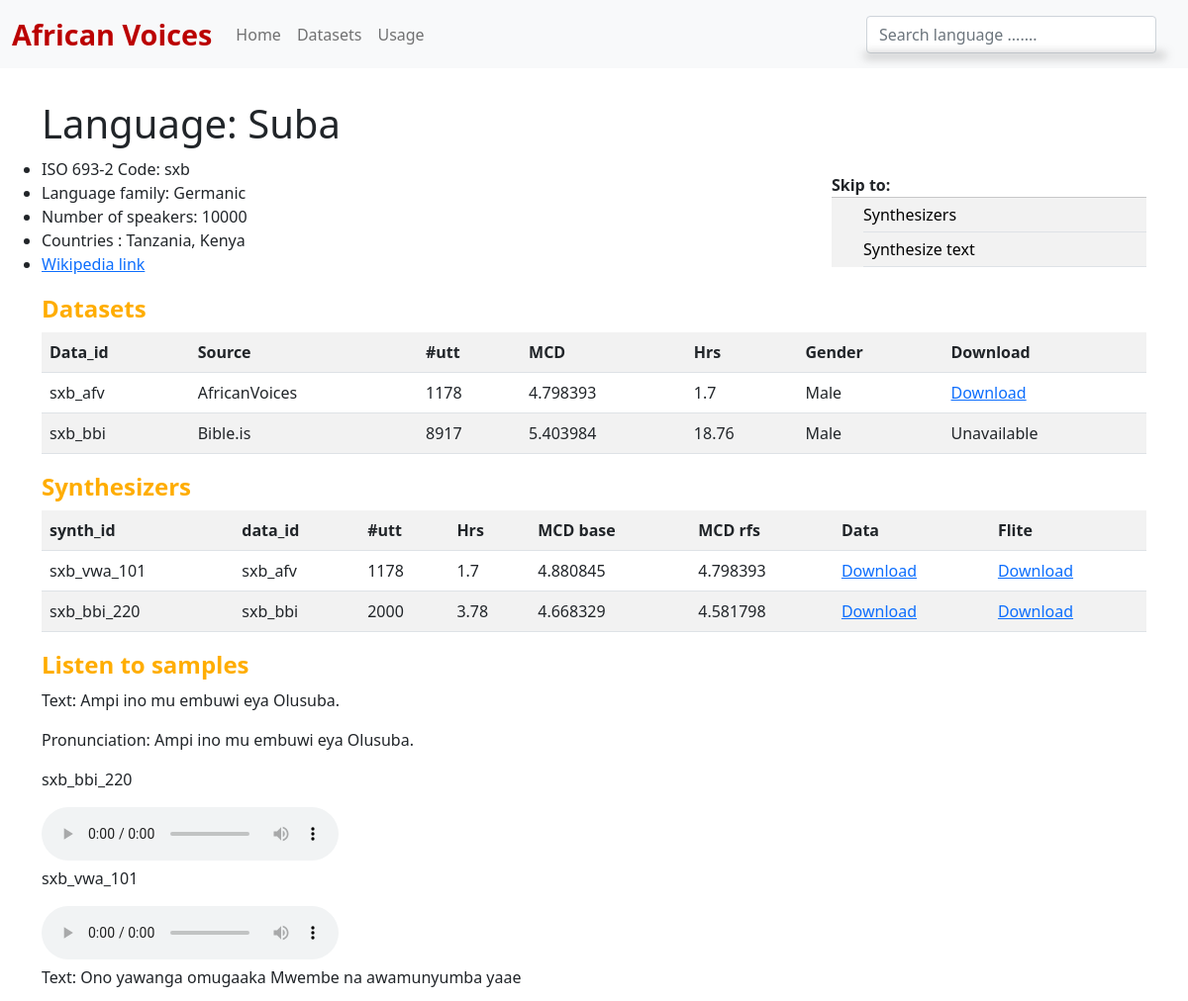
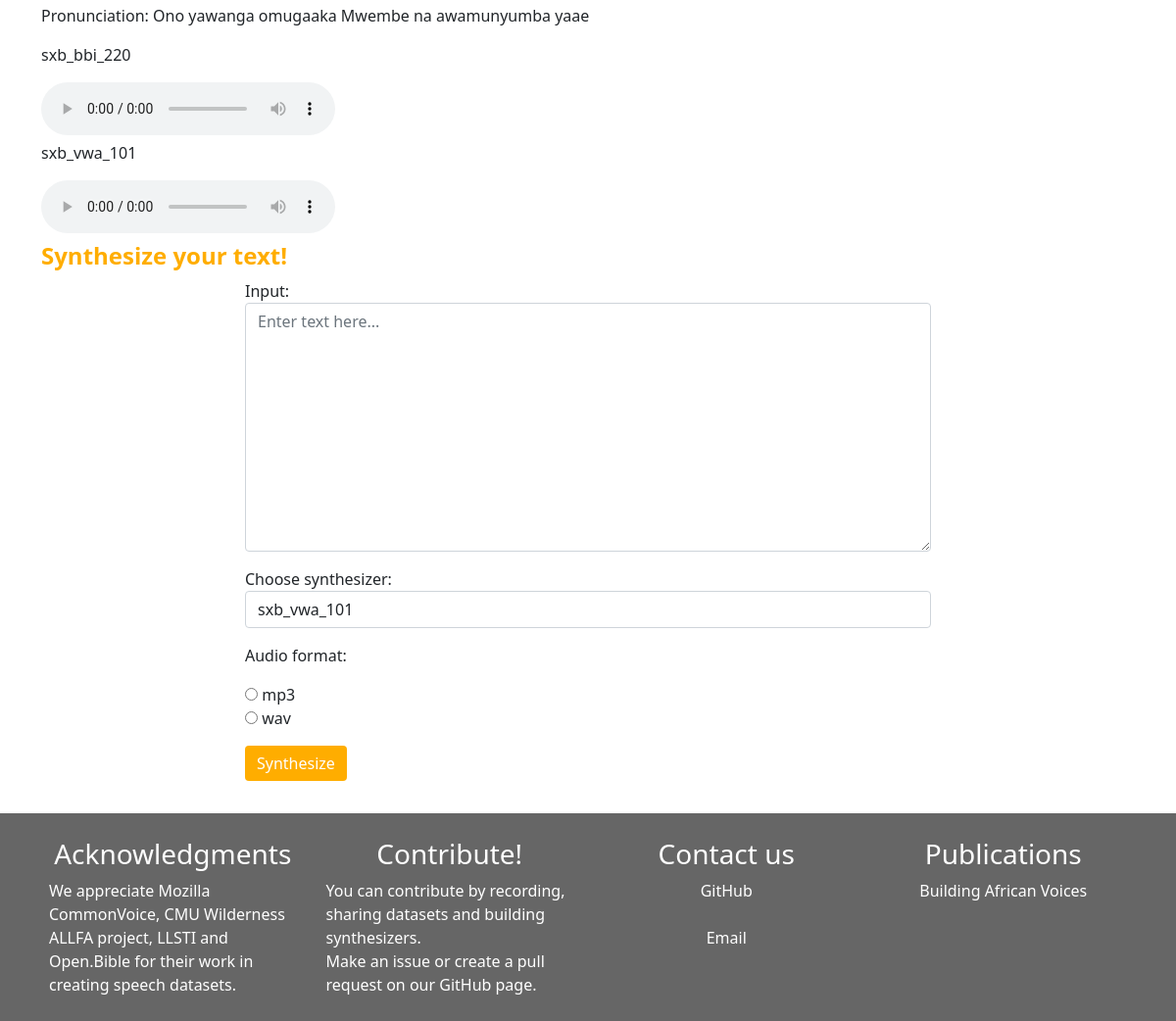
/language/sxb, run on the app's committed database (2 pictures, top to bottom).
### app/models/language.py (models this page shows, shortened)
class Language(models.Model):
    uuid = models.CharField(primary_key=True, unique=True, default=uuid4, max_length=100)
    lang_code_639_2 = models.CharField(max_length=100)
    lang_code_639_1 = models.CharField(max_length=100)
    lang_name = models.CharField(max_length=100)
    lang_native_speakers = models.IntegerField(default=0)
    lang_non_native_speakers = models.IntegerField(default=0)
    lang_wikipedia_url = models.CharField(max_length=200, blank=True)
    created_at = models.DateTimeField(auto_now_add=True)
    updated_at = models.DateTimeField(auto_now=True)
    countries = models.ManyToManyField(Country)
    @property
    def total_speakers(self) -> int:
        return self.lang_native_speakers + self.lang_non_native_speakers
    @property
    def all_countries(self) -> str:
        return ", ".join([country.name.capitalize() for country in self.countries.all()])
    @property
    def datasets(self):
        return self.dataset_set.all()
    @property
    def synthesizers(self):
        return self.synthesizer_set.all()
    @property
    def samples(self):
        return self.language_sample_set.all()

class LanguageSample(models.Model):
    uuid = models.CharField(primary_key=True, unique=True, default=uuid4, max_length=100)
    language = models.ForeignKey(Language, on_delete=models.DO_NOTHING, related_name="language_sample_set")
    sample_id = models.CharField(max_length=100)
    text = models.CharField(max_length=100)
    pronunciation = models.CharField(max_length=100)
    created_at = models.DateTimeField(auto_now_add=True)
    updated_at = models.DateTimeField(auto_now=True)
    @property
    def synthesizer_samples(self):
        return self.synthesizer_samples_set.all()

### app/models/country.py (models this page shows, shortened)
class Country(models.Model):
    uuid = models.CharField(primary_key=True, unique=True, default=uuid4, max_length=100)
    name = models.CharField(max_length=100)
    code = models.CharField(max_length=100)
    created_at = models.DateTimeField(auto_now_add=True)
    updated_at = models.DateTimeField(auto_now=True)

### app/models/dataset.py (models this page shows, shortened)
class Dataset(models.Model):
    uuid = models.UUIDField(primary_key=True, default=uuid4, editable=False)
    data_id = models.CharField(max_length=100, unique=True)
    lang = models.ForeignKey(Language, on_delete=models.CASCADE)
    source = models.ForeignKey(DataSource, on_delete=models.CASCADE)
    speaker_gender = models.CharField(choices=Gender.choices, max_length=100, blank=True)
    pass0_utt = models.FloatField(max_length=100,  blank=True)
    pass0_mcd = models.FloatField(max_length=100, blank=True)
    pass1_utt = models.IntegerField(default=0, blank=True)  # display
    pass1_mcd = models.FloatField(default=0, blank=True)  # display
    duration = models.FloatField(default=0)
    data_location = models.CharField(max_length=256, blank=True)
    created_at = models.DateTimeField(auto_now_add=True)
    updated_at = models.DateTimeField(auto_now=True)

### app/models/datasource.py (models this page shows)
class DataSource(models.Model):
    uuid = models.CharField(primary_key=True, unique=True, default=uuid4, max_length=100)
    source_id = models.CharField(max_length=100, unique=True, default=uuid4)
    name = models.CharField(max_length=100)
    description = models.TextField(blank=True)
    url = models.URLField(blank=True)
    licence = models.CharField(max_length=100, blank=True)
    num_languages = models.IntegerField(default=0, blank=True)
    created_at = models.DateTimeField(auto_now_add=True)
    updated_at = models.DateTimeField(auto_now=True)
    def __str__(self) -> str:
        return self.name

### app/models/synthesizer.py (models this page shows, shortened)
class Synthesizer(models.Model):
    uuid = models.UUIDField(primary_key=True, default=uuid4, editable=False)
    synth_id = models.CharField(max_length=100, unique=True)
    language = models.ForeignKey(Language, on_delete=models.CASCADE)
    dataset = models.ForeignKey(Dataset, on_delete=models.CASCADE)
    rfs_utt = models.IntegerField(default=0)
    rfs_hrs = models.FloatField(default=0.0)
    mcd_base = models.FloatField(default=0)
    mcd_rfs = models.FloatField(default=0)
    is_main = models.BooleanField(default=False)
    data_location = models.CharField(max_length=256)
    flite_location = models.CharField(max_length=256)
    created_at = models.DateTimeField(auto_now_add=True)
    updated_at = models.DateTimeField(auto_now=True)

class SynthesizerSample(models.Model):
    uuid = models.UUIDField(primary_key=True, default=uuid4, editable=False)
    synth = models.ForeignKey(Synthesizer, on_delete=models.CASCADE)
    lang_sample = models.ForeignKey(LanguageSample, on_delete=models.CASCADE, related_name='synthesizer_samples_set')
    sample_location = models.CharField(max_length=256)
    created_at = models.DateTimeField(auto_now_add=True)
    updated_at = models.DateTimeField(auto_now=True)

### app/views.py (the view)
# urls.py: path('language/<str:lang_code_639_2>', views.language, name='language'),
def language(request, lang_code_639_2):
    language = Language.objects.get(lang_code_639_2=lang_code_639_2)
    synthesizer_ids = [(synth.flite_location, synth.synth_id) for synth in language.synthesizer_set.all()]
    form = SynthesizeForm(synthesizer_ids)
    print(form.as_p())
    context = {'language': language, 'form': form , 'languages': Language.objects.all(), }
    return render(request, 'app/language.html', context)

### app/templates/app/language.html (shortened to what this page needs)
{% extends "app/base_generic.html" %}
{% load static %}
{% block content %}
    <div class="page-content">
        <h1 style="margin-bottom: 10px"> Language: {{ language.lang_name }}</h1>
        <div class="row" style="margin-top: 0px; display:grid; grid-template-columns: 0.7fr 0.3fr">
            <ul>
                <li>ISO 693-2 Code: {{ language.lang_code_639_2 }}</li>
                <li>Language family: Germanic</li>
                <li> Number of speakers: {{ language.total_speakers }}</li>
                <li>Countries : {{ language.all_countries }}</li>
		<li><a href="{{ language.lang_wikipedia_url}}" target=_blank>Wikipedia link</a></li>
            </ul>
            <div class="side-nav" id="side-nav-div">
                <span style="font-weight:bold"> Skip to:</span>
                <hr style="margin:0px;"/>
                <ul>
                    <li><a href="#sect-synthesizers">Synthesizers</a></li>
                    <li><a href="#sect-synthesize">Synthesize text</a></li>
                </ul>
            </div>
        </div>
        <section id="sect-datasets">
            <h2 class="h2-primary">Datasets</h2>
            <div class="table-responsive">
                <table class="table table-striped">
                    <tr>
                        <th> Data_id</th>
                        <th> Source</th>
                        <th> #utt</th>
                        <th> MCD</th>
                        <th> Hrs</th>
                        <th> Gender</th>
                        <th> Download</th>
                    </tr>
                    {% for dataset in language.datasets %}
                        <tr>
                            <td>{{ dataset.data_id }}</td>
                            <td>{{ dataset.source }}</td>
                            <td>{{ dataset.pass1_utt }}</td>
                            <td>{{ dataset.pass1_mcd }}</td>
                            <td>{{ dataset.duration }}</td>
                            <td> {{ dataset.speaker_gender }}</td>
                            {% if not dataset.data_location %}
                                <td> Unavailable</td>
                            {% else %}
                                <td><a href="{% static 'app/'  %}{{dataset.data_location }}">Download</a></td>
                            {% endif %}
                        </tr>
                    {% endfor %}
                </table>
            </div>
        </section>
        <section id="sect-synthesizers">
            <h2 class="h2-primary">Synthesizers</h2>
            <div class="table-responsive">
                <table class="table table-striped">
                    <tr>
                        <th> synth_id</th>
                        <th> data_id</th>
                        <th> #utt</th>
                        <th> Hrs</th>
                        <th> MCD base</th>
                        <th> MCD rfs</th>
                        <th> Data</th>
                        <th> Flite</th>
                    </tr>
                    {% for synthesizer in language.synthesizers %}
                        <tr>
                            <td>{{ synthesizer.synth_id }}</td>
                            <td>{{ synthesizer.dataset.data_id }}</td>
                            <td>{{ synthesizer.rfs_utt }}</td>
                            <td>{{ synthesizer.rfs_hrs }}</td>
                            <td>{{ synthesizer.mcd_base }}</td>
                            <td>{{ synthesizer.mcd_rfs }}</td>
                            {% if not synthesizer.data_location %}
                                <td> Unavailable</td>
                            {% else %}
                                <td><a href="{% static 'app/'  %}{{synthesizer.data_location }}"> Download</a></td>
                            {% endif %}
                            {% if not synthesizer.flite_location %}
                                <td> Unavailable</td>
                            {% else %}
                                <td><a href="{% static 'app/'  %}{{synthesizer.flite_location }}"> Download </a></td>
                            {% endif %}
                        </tr>
                    {% endfor %}
                </table>
            </div>
            <h2 class="h2-primary"> Listen to samples </h2>
            {% for sample in language.samples %}
                <div>
                    <p> Text: {{ sample.text }}</p>
                    <p> Pronunciation: {{ sample.pronunciation }}</p>
                    {% for  synth_sample in sample.synthesizer_samples %}
                        <p> {{ synth_sample.synth.synth_id }}</p>
                        <audio controls>
                            <source src="{% static 'app/'  %}{{synth_sample.sample_location}}" type="audio/mpeg">
                        </audio>
                    {% endfor %}
                </div>
            {% endfor %}
        </section>
        <section id="sect-synthesize" style="width: 100%" >
            <h2 class="h2-primary"> Synthesize your text!</h2>
            <div style="display:flex; flex-direction:column; justify-content: center; align-items: center; width: 100% ; margin-bottom: 25px">
                <form action="{% url 'synthesize' %}" method="POST" id="synthRequestForm"
                  name="synthRequestForm" style="max-width:700px">
                {{ form.as_p }}
                <button id="synth-btn" onclick="validateSubmit('wait_modal')" type="button" class="btn btn-primary mb-2" style="background-color: #FFAD00; border: none">Synthesize</button>
            </form>
            </div>
        </section>
    </div>
{% endblock %}

### app/static/app/style.css (style rules this page uses)
html, body { height: 100%; }
.row { flex-flow: row; display: flex; flex-wrap: wrap; flex: 1; min-width: 0; }
body { padding: 0; margin: 0; box-sizing: content-box; min-height: 100%; }
.h2-primary { font-family: 'Open Sans', serif; font-style: normal; font-weight: 700; font-size: 24px; line-height: 33px; color: #FFAD00; }
#side-nav-div { margin-left: auto; margin-top: 1em; }
.side-nav > ul { list-style: none; background-color: rgba(0, 0, 0, 0.05); }
.side-nav > ul > li > a { text-decoration: none; color: #000000; }
.side-nav > ul > li { border-bottom: 1px solid #dee2e6; padding: 5px 0px }

### data on the page
Language: lang_name "Suba", lang_code_639_2 "sxb", total_speakers "10000", all_countries "Tanzania, Kenya"
Dataset: data_id "sxb_afv", source "AfricanVoices", pass1_utt "1178", pass1_mcd "4.798393", duration "1.7", speaker_gender "Male"
Dataset: data_id "sxb_bbi", source "Bible.is", pass1_utt "8917", pass1_mcd "5.403984", duration "18.76", speaker_gender "Male", data_location "Unavailable"
Synthesizer: synth_id "sxb_vwa_101", dataset.data_id "sxb_afv", rfs_utt "1178", rfs_hrs "1.7", mcd_base "4.880845", mcd_rfs "4.798393"
Synthesizer: synth_id "sxb_bbi_220", dataset.data_id "sxb_bbi", rfs_utt "2000", rfs_hrs "3.78", mcd_base "4.668329", mcd_rfs "4.581798"
LanguageSample: text "Ampi ino mu embuwi eya Olusuba.", pronunciation "Ampi ino mu embuwi eya Olusuba."
SynthesizerSample: synth.synth_id "sxb_bbi_220"
SynthesizerSample: synth.synth_id "sxb_vwa_101"
LanguageSample: text "Ono yawanga omugaaka Mwembe na awamunyumba yaae", pronunciation "Ono yawanga omugaaka Mwembe na awamunyumba yaae"
SynthesizerSample: synth.synth_id "sxb_bbi_220"
SynthesizerSample: synth.synth_id "sxb_vwa_101"
